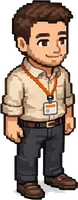
#> input picture office/assets/chars/Claude-1-front-left.webp, 78 x 200 px
$ python roomone.py ../../assets/chars/Claude-1-front-left.webp ../../assets/chars/Claude-1-rear-left.webp
#> lines starting #> are read from the running program, lines starting #| are printed output that depends on the picture; after the words box and inside, x2 and y2 are one past the last pixel; in counts of white or black regions, pixels touching at a corner belong together
# one room picture from the owner: cut it off its dark background and fit it on the 1200 x 896 room canvas
import sys, numpy as np
from PIL import Image, ImageDraw, ImageFont, ImageFilter
from scipy import ndimage as ndi
src, out = sys.argv[1], sys.argv[2]
im=np.asarray(Image.open(src).convert("RGB")).astype(float)
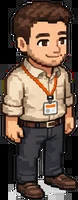
#> im: shape (200, 78, 3) float64; mean R, G, B 101.7, 82.5, 69.7
bg=np.median(np.concatenate([im[:4].reshape(-1,3),im[-4:].reshape(-1,3)]),axis=0); d=np.abs(im-bg).max(2)
#> after `bg = np.median(np.concatenate([im[:4].reshape(-1, 3), im[-4:].reshape(`: bg = [36, 28, 27]
fg=ndi.binary_fill_holes(d>28); lab,n=ndi.label(fg); sz=ndi.sum(fg,lab,range(1,n+1)); fg=lab==1+int(np.argmax(sz))
#> after `fg = ndi.binary_fill_holes(d > 28)`:
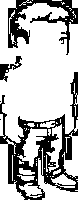
#> fg: shape (200, 78) bool; 72.8% white; 5 black regions (2 under 20 px), largest, box (x1, y1, x2, y2) and area: (0, 72, 78, 200) 2812, (8, 0, 78, 55) 1236, (0, 56, 22, 82) 194
#> after `lab, n = ndi.label(fg)`:
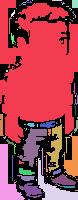
#> lab: shape (200, 78) int32; 119 distinct labels, from 0 to 118; one colour per label, 0 black
#> after `lab, n = ndi.label(fg)`: n = 118
#> after `sz = ndi.sum(fg, lab, range(1, n + 1))`: sz = 118 values, max 7822 at index 0, min 1 at index 2, mean 96.24
#> after `fg = lab == 1 + int(np.argmax(sz))`: fg: shape (200, 78) bool; 50.1% white; 4 black regions (1 under 20 px), largest, box (x1, y1, x2, y2) and area: (0, 72, 78, 200) 6170, (8, 0, 78, 55) 1406, (0, 56, 22, 82) 201
a=ndi.gaussian_filter(ndi.binary_erosion(fg,iterations=1).astype(float),.6)
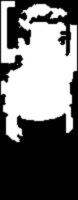
#> a: shape (200, 78) float64; min 0, max 1, mean 0.444
ys,xs=np.nonzero(fg); room=Image.fromarray(np.dstack([im,a*255]).astype(np.uint8)).crop((xs.min(),ys.min(),xs.max()+1,ys.max()+1))
#> after `ys, xs = np.nonzero(fg)`: ys = 7822 values from 0 to 142; xs = 7822 values, max 77 at index 984, min 0 at index 0, mean 37.54
W,H=1200,896; sc=min((W-8)/room.width,(H-50)/room.height)
#> after `sc = min((W - 8) / room.width, (H - 50) / room.height)`: sc = 5.92
room=room.resize((round(room.width*sc),round(room.height*sc)),Image.LANCZOS)
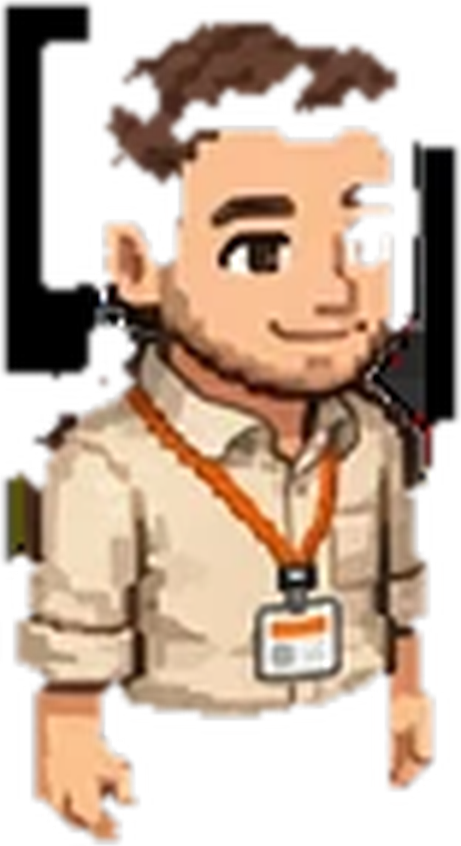
#> room: PIL image 461x846 RGBA; mean R, G, B, A 111.6, 88.3, 70.7, 158.2; transparent parts drawn white
if sc>1: room=room.filter(ImageFilter.UnsharpMask(1.2,40,2))
cv=Image.new("RGBA",(W,H),(0,0,0,0)); cv.paste(room,((W-room.width)//2,(H-50-room.height)//2+8),room)
#> after `cv = Image.new('RGBA', (W, H), (0, 0, 0, 0))`: cv: PIL image 1200x896 RGBA; every value is 0
#> after `cv.paste(room, ((W - room.width) // 2, (H - 50 - room.height) // 2 + 8`:
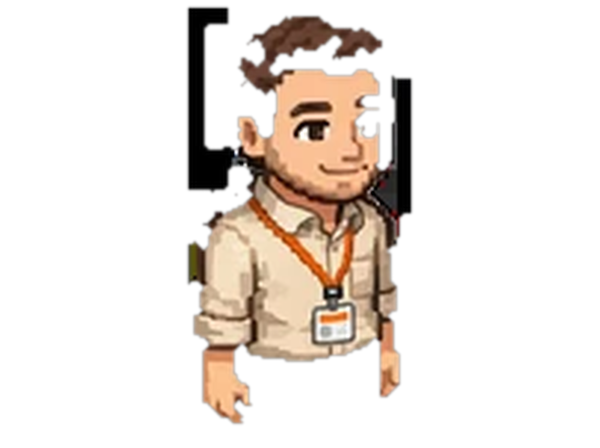
#> cv: PIL image 1200x896 RGBA (shown at 1/2 size); mean R, G, B, A 36.7, 29.2, 23.3, 55.3; transparent parts drawn white
FB=ImageFont.truetype("/usr/share/fonts/truetype/dejavu/DejaVuSans-Bold.ttf",22)
dr=ImageDraw.Draw(cv); t="@Abdulwahabdev"; tw=dr.textlength(t,font=FB); tx,ty=W-tw-18,H-34
#> after `tw = dr.textlength(t, font=FB)`: tw = 220.2
#> after `tx, ty = (W - tw - 18, H - 34)`: tx = 961.8; ty = 862
for dx,dy in ((1,1),(2,2)): dr.text((tx+dx,ty+dy),t,font=FB,fill=(0,0,0,150))
dr.text((tx,ty),t,font=FB,fill=(255,255,255,235)); cv.save(out,quality=90)
g=Image.new("RGB",(W,H),(15,20,32)); g.paste(cv,(0,0),cv); gd=ImageDraw.Draw(g); f=ImageFont.truetype("/usr/share/fonts/truetype/dejavu/DejaVuSans.ttf",15)
for p in range(0,101,5):
    X=W*p/100; Y=H*p/100; col=(255,0,0) if p%10==0 else (255,150,0)
    gd.line([(X,0),(X,H)],fill=col,width=1); gd.line([(0,Y),(W,Y)],fill=col,width=1)
    if p%10==0: gd.text((X+2,2),str(p),fill=(255,40,40),font=f); gd.text((2,Y+2),str(p),fill=(255,40,40),font=f)
g.save(out.rsplit(".",1)[0]+"-grid.png"); print(room.size)
#> after `g.save(out.rsplit('.', 1)[0] + '-grid.png')`:
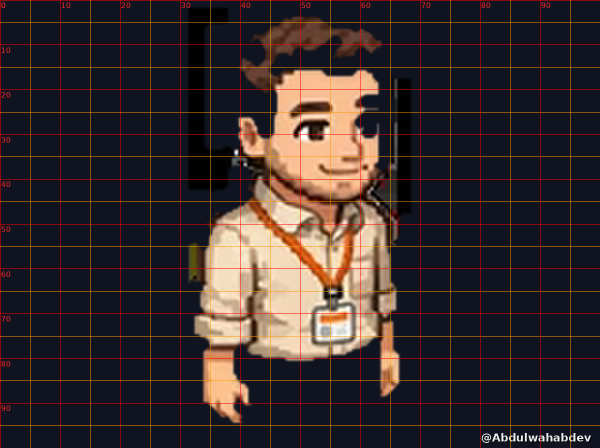
#> saved as Claude-1-rear-left-grid.png: PIL image 1200x896 RGB (shown at 1/2 size); mean R, G, B 55.7, 45.4, 46
#| (461, 846)

$ run again, on office/assets/chars/Me-1-front-left.webp
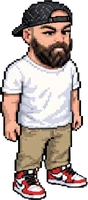
#> input picture office/assets/chars/Me-1-front-left.webp, 88 x 200 px
#> bg = [0, 0, 0]
#> fg: shape (200, 88) bool; 76.2% white; 14 black regions (7 under 20 px), largest, box (x1, y1, x2, y2) and area: (60, 0, 88, 115) 1210, (0, 0, 37, 64) 1154, (0, 143, 19, 200) 718
#> `lab, n = ndi.label(fg)`:
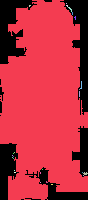
#> lab: shape (200, 88) int32; 28 distinct labels, from 0 to 27; one colour per label, 0 black
#> n = 27
#> sz = 27 values, max 13342 at index 0, min 1 at index 1, mean 496.7
#> fg: shape (200, 88) bool; 75.8% white; 14 black regions (7 under 20 px), largest, box (x1, y1, x2, y2) and area: (60, 0, 88, 115) 1246, (0, 0, 37, 64) 1157, (0, 143, 19, 200) 727
#> ys = 13342 values from 0 to 199; xs = 13342 values, max 87 at index 7472, min 0 at index 3620, mean 43.17
#> cv: PIL image 1200x896 RGBA; every value is 0
#> tw = 220.2
#> tx = 961.8; ty = 862
#> `g.save(out.rsplit('.', 1)[0] + '-grid.png')`:
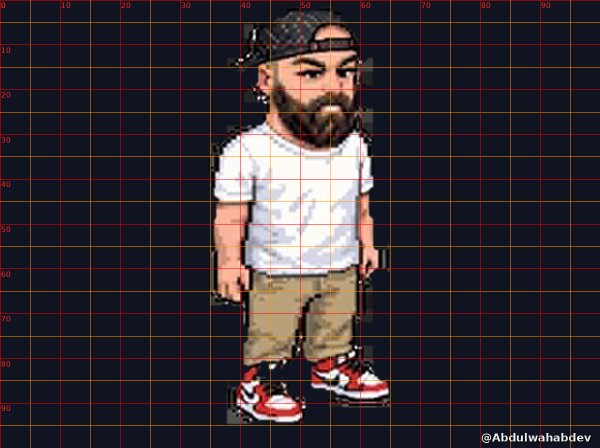
#> saved as Me-1-front-left-grid.png: PIL image 1200x896 RGB (shown at 1/2 size); mean R, G, B 52.3, 45.4, 50.3
#| (372, 846)

$ run again, on office/assets/chars/Me-1-front-right.webp
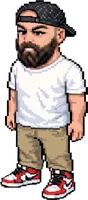
#> input picture office/assets/chars/Me-1-front-right.webp, 88 x 200 px
#> bg = [0, 0, 0]
#> fg: shape (200, 88) bool; 76.1% white; 14 black regions (7 under 20 px), largest, box (x1, y1, x2, y2) and area: (0, 0, 28, 115) 1211, (51, 0, 88, 64) 1143, (69, 143, 88, 200) 711
#> lab: shape (200, 88) int32; 23 distinct labels, from 0 to 22
#> n = 22
#> sz = 22 values, max 13331 at index 0, min 1 at index 1, mean 609
#> fg: shape (200, 88) bool; 75.7% white; 14 black regions (7 under 20 px), largest, box (x1, y1, x2, y2) and area: (0, 0, 28, 115) 1240, (51, 0, 88, 64) 1144, (69, 143, 88, 200) 725
#> ys = 13331 values from 0 to 199; xs = 13331 values, max 87 at index 3713, min 0 at index 7408, mean 43.93
#> cv: PIL image 1200x896 RGBA; every value is 0
#> tw = 220.2
#> tx = 961.8; ty = 862
#> `g.save(out.rsplit('.', 1)[0] + '-grid.png')`:
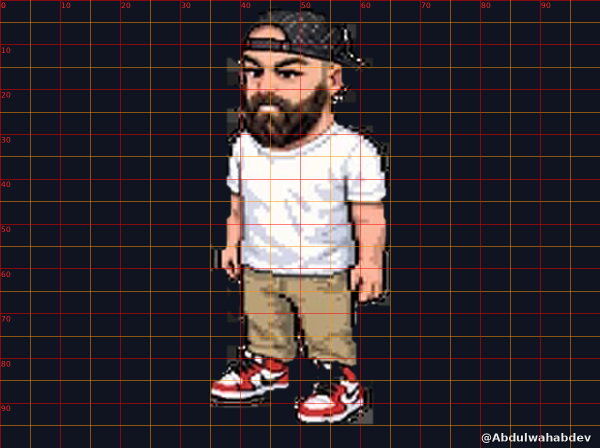
#> saved as Me-1-front-right-grid.png: PIL image 1200x896 RGB (shown at 1/2 size); mean R, G, B 52.3, 45.4, 50.3
#| (372, 846)
